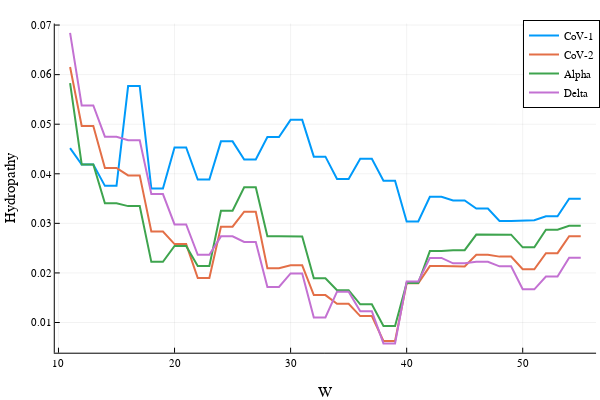

The notebook cell this image was saved under:
### Code cell
range,sds1,m=scan_window(S1)
range,sds2,m=scan_window(S2)
range,sdsalpha,m=scan_window(Salpha)
range,sdsdelta,m=scan_window(Sdelta)
plot(range,sds1,label = "CoV-1",lw=2)
plot!(range,sds2,label = "CoV-2",lw=2)
plot!(range,sdsalpha,label = "Alpha",lw=2)
plot!(range,sdsdelta,xlabel="W",ylabel="Hydropathy",label = "Delta",lw=2)

### Figure 1 — Plotly figure (JSON) as saved in the notebook; plotly's stock layout.template omitted (floating-point values rounded to 4 significant figures)
{"data": [{"colorbar": {"title": ""}, "legendgroup": "CoV-1", "line": {"color": "rgba(0, 154, 250, 1.000)", "dash": "solid", "shape": "linear", "width": 2}, "mode": "lines", "name": "CoV-1", "showlegend": true, "type": "scatter", "x": [11, 12, 13, 14, 15, 16, 17, 18, 19, 20, 21, 22, 23, 24, 25, 26, 27, 28, 29, 30, 31, 32, 33, 34, 35, 36, 37, 38, 39, 40, 41, 42, 43, 44, 45, 46, 47, 48, 49, 50, 51, 52, 53, 54, 55], "xaxis": "x1", "y": [0.04516, 0.04185, 0.04185, 0.03756, 0.03756, 0.0577, 0.0577, 0.03702, 0.03702, 0.0453, 0.0453, 0.03882, 0.03882, 0.04654, 0.04654, 0.04287, 0.04287, 0.04742, 0.04742, 0.05088, 0.05088, 0.04346, 0.04346, 0.03893, 0.03893, 0.04301, 0.04301, 0.0386, 0.0386, 0.03039, 0.03039, 0.03536, 0.03536, 0.03461, 0.03461, 0.03301, 0.03301, 0.03049, 0.03049, 0.03063, 0.03063, 0.03142, 0.03142, 0.03498, 0.03498], "yaxis": "y1", "zmax": null, "zmin": null}, {"colorbar": {"title": ""}, "legendgroup": "CoV-2", "line": {"color": "rgba(227, 111, 71, 1.000)", "dash": "solid", "shape": "linear", "width": 2}, "mode": "lines", "name": "CoV-2", "showlegend": true, "type": "scatter", "x": [11, 12, 13, 14, 15, 16, 17, 18, 19, 20, 21, 22, 23, 24, 25, 26, 27, 28, 29, 30, 31, 32, 33, 34, 35, 36, 37, 38, 39, 40, 41, 42, 43, 44, 45, 46, 47, 48, 49, 50, 51, 52, 53, 54, 55], "xaxis": "x1", "y": [0.06155, 0.04965, 0.04965, 0.04118, 0.04118, 0.03967, 0.03967, 0.02835, 0.02835, 0.02582, 0.02582, 0.01898, 0.01898, 0.02933, 0.02933, 0.03234, 0.03234, 0.02096, 0.02096, 0.02155, 0.02155, 0.01553, 0.01553, 0.01378, 0.01378, 0.01129, 0.01129, 0.006292, 0.006292, 0.01792, 0.01792, 0.02138, 0.02138, 0.02129, 0.02129, 0.02365, 0.02365, 0.02329, 0.02329, 0.02074, 0.02074, 0.02399, 0.02399, 0.02739, 0.02739], "yaxis": "y1", "zmax": null, "zmin": null}, {"colorbar": {"title": ""}, "legendgroup": "Alpha", "line": {"color": "rgba(62, 164, 78, 1.000)", "dash": "solid", "shape": "linear", "width": 2}, "mode": "lines", "name": "Alpha", "showlegend": true, "type": "scatter", "x": [11, 12, 13, 14, 15, 16, 17, 18, 19, 20, 21, 22, 23, 24, 25, 26, 27, 28, 29, 30, 31, 32, 33, 34, 35, 36, 37, 38, 39, 40, 41, 42, 43, 44, 45, 46, 47, 48, 49, 50, 51, 52, 53, 54, 55], "xaxis": "x1", "y": [0.05826, 0.0419, 0.0419, 0.03404, 0.03404, 0.03348, 0.03348, 0.02223, 0.02223, 0.02544, 0.02544, 0.0214, 0.0214, 0.03255, 0.03255, 0.03729, 0.03729, 0.02741, 0.02741, 0.02736, 0.02736, 0.01893, 0.01893, 0.01651, 0.01651, 0.01367, 0.01367, 0.009289, 0.009289, 0.01796, 0.01796, 0.02441, 0.02441, 0.02458, 0.02458, 0.02774, 0.02774, 0.02772, 0.02772, 0.02516, 0.02516, 0.0287, 0.0287, 0.0295, 0.0295], "yaxis": "y1", "zmax": null, "zmin": null}, {"colorbar": {"title": ""}, "legendgroup": "Delta", "line": {"color": "rgba(195, 113, 210, 1.000)", "dash": "solid", "shape": "linear", "width": 2}, "mode": "lines", "name": "Delta", "showlegend": true, "type": "scatter", "x": [11, 12, 13, 14, 15, 16, 17, 18, 19, 20, 21, 22, 23, 24, 25, 26, 27, 28, 29, 30, 31, 32, 33, 34, 35, 36, 37, 38, 39, 40, 41, 42, 43, 44, 45, 46, 47, 48, 49, 50, 51, 52, 53, 54, 55], "xaxis": "x1", "y": [0.06843, 0.05378, 0.05378, 0.04748, 0.04748, 0.04675, 0.04675, 0.03591, 0.03591, 0.02977, 0.02977, 0.02365, 0.02365, 0.02737, 0.02737, 0.02625, 0.02625, 0.01718, 0.01718, 0.01991, 0.01991, 0.01101, 0.01101, 0.01621, 0.01621, 0.01229, 0.01229, 0.005786, 0.005786, 0.01829, 0.01829, 0.02303, 0.02303, 0.02195, 0.02195, 0.02224, 0.02224, 0.02133, 0.02133, 0.0167, 0.0167, 0.01927, 0.01927, 0.02306, 0.02306], "yaxis": "y1", "zmax": null, "zmin": null}], "layout": {"annotations": [], "height": 400, "legend": {"bgcolor": "rgba(255, 255, 255, 1.000)", "bordercolor": "rgba(0, 0, 0, 1.000)", "borderwidth": 1, "font": {"color": "rgba(0, 0, 0, 1.000)", "family": "sans-serif", "size": 11}, "tracegroupgap": 0, "traceorder": "normal", "x": 1, "xanchor": "auto", "y": 1, "yanchor": "auto"}, "margin": {"b": 20, "l": 0, "r": 0, "t": 20}, "paper_bgcolor": "rgba(255, 255, 255, 1.000)", "plot_bgcolor": "rgba(255, 255, 255, 1.000)", "showlegend": true, "width": 600, "xaxis": {"anchor": "y1", "domain": [0.09128, 0.9934], "gridcolor": "rgba(0, 0, 0, 0.100)", "gridwidth": 0.5, "linecolor": "rgba(0, 0, 0, 1.000)", "mirror": false, "range": [9.68, 56.32], "showgrid": true, "showline": true, "showticklabels": true, "tickangle": 0, "tickcolor": "rgb(0, 0, 0)", "tickfont": {"color": "rgba(0, 0, 0, 1.000)", "family": "sans-serif", "size": 11}, "tickmode": "array", "ticks": "inside", "ticktext": ["10", "20", "30", "40", "50"], "tickvals": [10, 20, 30, 40, 50], "title": "W", "titlefont": {"color": "rgba(0, 0, 0, 1.000)", "family": "sans-serif", "size": 15}, "type": "-", "visible": true, "zeroline": false, "zerolinecolor": "rgba(0, 0, 0, 1.000)"}, "yaxis": {"anchor": "x1", "domain": [0.07581, 0.9902], "gridcolor": "rgba(0, 0, 0, 0.100)", "gridwidth": 0.5, "linecolor": "rgba(0, 0, 0, 1.000)", "mirror": false, "range": [0.003907, 0.07031], "showgrid": true, "showline": true, "showticklabels": true, "tickangle": 0, "tickcolor": "rgb(0, 0, 0)", "tickfont": {"color": "rgba(0, 0, 0, 1.000)", "family": "sans-serif", "size": 11}, "tickmode": "array", "ticks": "inside", "ticktext": ["0.01", "0.02", "0.03", "0.04", "0.05", "0.06", "0.07"], "tickvals": [0.01, 0.02, 0.03, 0.04, 0.05, 0.06, 0.07], "title": "Hydropathy", "titlefont": {"color": "rgba(0, 0, 0, 1.000)", "family": "sans-serif", "size": 15}, "type": "-", "visible": true, "zeroline": false, "zerolinecolor": "rgba(0, 0, 0, 1.000)"}}}
